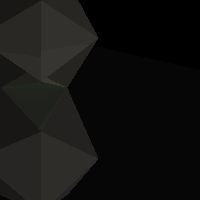
Frame 1 (no input)
Frame 60 (the mouse pressed at the canvas centre just before this capture): identical to frame 1, image omitted
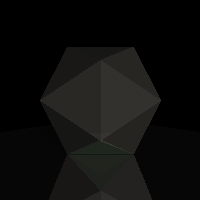
Frame 120 (the mouse held since frame 60 and released just before this capture)

The Processing sketch that drew these frames (run headless with seeded random() and noise(); from frame 60 on, the mouse is pressed at the canvas centre):

// Processing sketch: raytracer_8_reflection
// ── raytracer_8_reflection.pde
class Vec{
  float x, y, z;
  Vec(float x0, float y0, float z0){
    x = x0; y = y0; z = z0;
  }
  Vec(Vec v0){
    x = v0.x; y = v0.y; z = v0.z;
  }
  Vec add(Vec v){
    return new Vec(x+v.x, y+v.y, z+v.z);
  }
  Vec sub(Vec v){
    return new Vec(x-v.x, y-v.y, z-v.z);
  }
  Vec cross(Vec v){
    return new Vec(y*v.z-z*v.y, z*v.x-x*v.z, x*v.y-y*v.x);
  }
  float dot(Vec v){
    return x*v.x+y*v.y+z*v.z;
  }
  Vec mult(float k){
    return new Vec(k*x, k*y, k*z);
  }
  float abs(){
    return sqrt(x*x+y*y+z*z);
  }
  void normalize(){
    float a = this.abs();
    x/=a; y/=a; z/=a;
  }
  float angle(Vec v){
    return acos(this.dot(v)/this.abs()/v.abs());
  }
}

float INF = 1001001001;

class Ray{
  Vec ori, dir;
  Ray(Vec o0, Vec d0){
    ori = new Vec(o0);
    dir = new Vec(d0);
  }
  void normalize(){
    dir.normalize();
  }
}

class Tri{
  Vec v0, v1, v2;
  color c;
  float ref;
  Tri(Vec w0, Vec w1, Vec w2){
    v0 = new Vec(w0);
    v1 = new Vec(w1);
    v2 = new Vec(w2);
  }
  Vec getN(){
    Vec ret = ((v1.sub(v0)).cross(v2.sub(v0)));
    ret.normalize();
    return ret;
  }
}

/*
  Thomas's algorithm
  written in "Fast, Minimum Storage Ray/Triangle Intersection"
  see http://www.graphics.cornell.edu/pubs/1997/MT97.pdf
*/
Vec cross(Ray r, Tri tr){
  Vec e1 = tr.v1.sub(tr.v0);
  Vec e2 = tr.v2.sub(tr.v0);
  
  Vec pv, tv, qv;
  float t, u, v;
  
  pv = r.dir.cross(e2);
  float det = pv.dot(e1);
  
  if(det > 1e-3){
    tv = r.ori.sub(tr.v0);
    u = tv.dot(pv);
    if(u<0.0 || u>det) return new Vec(INF, INF, INF);
    qv = tv.cross(e1);
    v = r.dir.dot(qv);
    if(v<0.0 || u+v>det) return new Vec(INF, INF, INF);
  }else if(det < -1e-3){
    tv = r.ori.sub(tr.v0);
    u = tv.dot(pv);
    if(u>0.0 || u<det) return new Vec(INF, INF, INF);
    qv = tv.cross(e1);
    v = r.dir.dot(qv);
    if(v>0.0 || u+v<det) return new Vec(INF, INF, INF);
  }else{
    return new Vec(INF, INF, INF);
  }
  
  float idet = 1.0/det;
  t = e2.dot(qv)*idet;
  u *= idet;
  v *= idet;
  return new Vec(t, u, v);
}

class Screen{
  Vec ori, dx, dy;
  Screen(Vec o0, Vec x0, Vec y0){
    ori = new Vec(o0);
    dx = new Vec(x0);
    dy = new Vec(y0);
  }
  
}

int N = 21;

int getCrossPoint(Ray r, Tri[] trilist, Vec ans){
  float tmpt = INF;
  int tmpk = -1;
  for(int k=0; k<N; k++){
    Vec tuv = cross(r, trilist[k]);
    if(tuv.x>0 && tuv.x < tmpt){
      tmpt = tuv.x;
      tmpk = k;
      ans.x = tuv.x; ans.y=tuv.y; ans.z=tuv.z;
    }
  }
  return tmpk;
}



color getColor(Ray r, Tri[] trilist, Vec lightVec, float rr){
  Vec tuv = new Vec(0, 0, 0);
  color c;
  int f = getCrossPoint(r, trilist, tuv);
  if(f==-1){
      c = color(0, 0, 0);
  }else{
    c = trilist[f].c;
    Vec nvec = trilist[f].getN();
    Vec kouten = (r.dir.mult(tuv.x)).add(r.ori).add(nvec.mult(0.01));
    // kougenn ni mukau line ga aruka ?
    float a = trilist[f].getN().angle(lightVec);
    if(-cos(a)>0.1){
      Vec dirLight = lightVec.mult(-1.0);
      Vec tuv2 = new Vec(0, 0, 0);
      int f2 = getCrossPoint(new Ray(kouten, dirLight), trilist, tuv2);
      if(f2 == -1) {
        c = color(hue(c), saturation(c), brightness(c)*(-cos(a)));
      }else{
        c = color(hue(c), saturation(c), brightness(c)*0.1);
      }
    }else{
      c = color(hue(c), saturation(c), brightness(c)*0.1);
    }
    
    // hansha no shori
    if(rr*trilist[f].ref > 0.1 && cos(a)<0){
      c = lerpColor(c, getColor(new Ray(kouten, (r.dir.sub(nvec.mult(2.0*r.dir.dot(nvec)/nvec.abs()/nvec.abs())))), trilist, lightVec,  rr*trilist[f].ref), trilist[f].ref);
    }
  }
  return c;
}
  
void setup(){
  size(200, 200);
  colorMode(HSB, 100);
  frameRate(10);
}

void draw(){
  Vec ori = new Vec(1, (width/2-mouseX)/100.0, (height/2-mouseY)/100.0);
  Vec dir = new Vec(1, 0, 0);
  Vec v0 = new Vec(10, 1, 1);
  Vec v1 = new Vec(10, -1, 1);
  Vec v2 = new Vec(10, 0, -1);
//  Ray r = new Ray(ori, dir);
  Tri t = new Tri(v0, v1, v2);
//  Vec tuv = cross(r, t);
//  println(tuv.x +" "+ tuv.y +" "+ tuv.z);
  float G = (1+sqrt(5))/2;
  Tri[] tris = new Tri[100];
  tris[0] = new Tri(new Vec(G, 0, 1), new Vec(G, 0, -1), new Vec(1, G, 0));
  tris[1] = new Tri(new Vec(G, 0, -1), new Vec(G, 0, 1), new Vec(1, -G, 0));
  tris[2] = new Tri(new Vec(-G, 0, -1), new Vec(-G, 0, 1), new Vec(-1, G, 0));
  tris[3] = new Tri(new Vec(-G, 0, 1), new Vec(-G, 0, -1), new Vec(-1, -G, 0));
  
  tris[4] = new Tri(new Vec(1, G, 0), new Vec(-1, G, 0), new Vec(0, 1, G));
  tris[5] = new Tri(new Vec(-1, G, 0), new Vec(1, G, 0), new Vec(0, 1, -G));
  tris[6] = new Tri(new Vec(-1, -G, 0), new Vec(1, -G, 0), new Vec(0, -1, G));
  tris[7] = new Tri(new Vec(1, -G, 0), new Vec(-1, -G, 0), new Vec(0, -1, -G));
  
  tris[8] = new Tri(new Vec(0, 1, G), new Vec(0, -1, G), new Vec(G, 0, 1));
  tris[9] = new Tri(new Vec(0, -1, G), new Vec(0, 1, G), new Vec(-G, 0, 1));
  tris[10] = new Tri(new Vec(0, -1, -G), new Vec(0, 1, -G), new Vec(G, 0, -1));
  tris[11] = new Tri(new Vec(0, 1, -G), new Vec(0, -1, -G), new Vec(-G, 0, -1));
  
  tris[12] = new Tri(new Vec(G, 0, 1), new Vec(1, G, 0), new Vec(0, 1, G));
  tris[13] = new Tri(new Vec(G, 0, -1), new Vec(0, 1, -G), new Vec(1, G, 0));
  tris[14] = new Tri(new Vec(G, 0, 1), new Vec(0, -1, G), new Vec(1, -G, 0));
  tris[15] = new Tri(new Vec(G, 0, -1), new Vec(1, -G, 0), new Vec(0, -1, -G));
  
  tris[16] = new Tri(new Vec(-G, 0, -1), new Vec(-1, G, 0), new Vec(0, 1, -G));
  tris[17] = new Tri(new Vec(-G, 0, 1), new Vec(0, 1, G), new Vec(-1, G, 0));
  tris[18] = new Tri(new Vec(-G, 0, -1), new Vec(0, -1, -G), new Vec(-1, -G, 0));
//  tris[19] = new Tri(new Vec(INF, INF, INF), new Vec(INF, INF, INF), new Vec(INF, INF, INF));
  tris[19] = new Tri(new Vec(-G, 0, 1), new Vec(-1, -G, 0), new Vec(0, -1, G));
  
  tris[20] = new Tri(new Vec(3, 10, -G), new Vec(3, -10, -G), new Vec(30, 0, -G));
  tris[20].c = color(0, 0, 100);
  tris[20].ref = 0.8;
  
  for(int i=0; i<20; i++){
    tris[i].c = color(60, 50, 100);
    tris[i].ref = 0.8;
    tris[i].v0 = tris[i].v0.add(new Vec(10, 0, 0));
    tris[i].v1 = tris[i].v1.add(new Vec(10, 0, 0));
    tris[i].v2 = tris[i].v2.add(new Vec(10, 0, 0));
  }
  
  Screen sc = new Screen(new Vec(4, 1, 1), new Vec(0, -2, 0), new Vec(0, 0, -2));
  Vec lightVec = new Vec(0.8, 0.2, -0.1);
  lightVec.normalize();
  
  PImage pi = createImage(width, height, HSB);
  pi.loadPixels();
  for(int i=0; i<pi.height; i++){
    for(int j=0; j<pi.width; j++){
      color c;
      float kx = (float)j/pi.width;
      float ky = (float)i/pi.height;
      Vec scp = (sc.ori.add(sc.dx.mult(kx))).add(sc.dy.mult(ky));
      Vec ldir = scp.sub(ori);
      ldir.normalize();
      Ray ry = new Ray(ori, ldir);
      ry.normalize();
      c = color(0);
      
      pi.pixels[i*pi.width+j] = getColor(ry, tris, lightVec, 1.0);
    }
  }
  image(pi, 0, 0);
}
